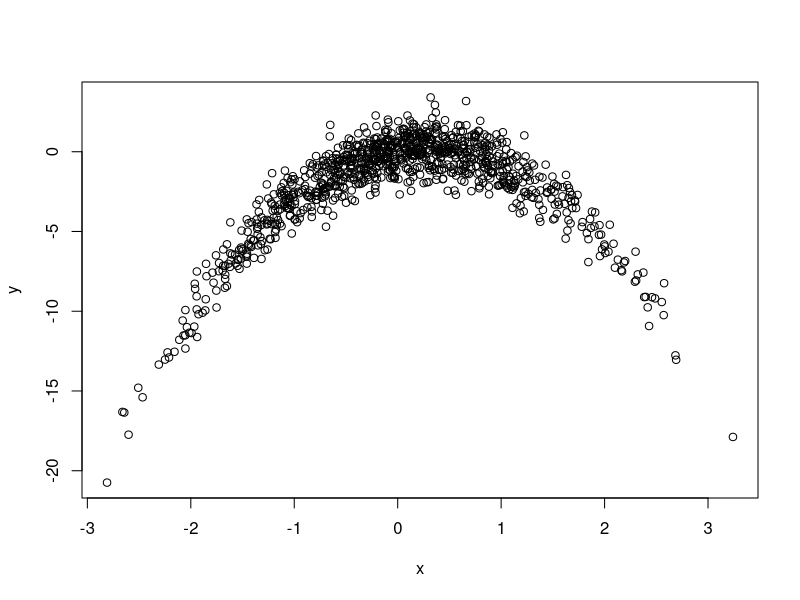

This chart was generated by the following R code:
## ---- chunk 1
set.seed(123)
## ---- chunk 2
x = rnorm(1000)
y = x - 2*(x^2) + rnorm(1000)
# modele avec n = 1000 et p = 2. beta = t(1, -2 )
## ---- chunk 3
plot(x,y)
cor(x,y)
# correlation faible, pourtant le nuage de point montre bien un effet de x sur y 
## ---- chunk 4
df = as.data.frame(cbind(y, x, x^2, x^3, x^4))
mod1 = lm(y~x, data = df)
mod2 = lm(y~ x + V3, data=df)
mod3 = lm(y~ x + V3 + V4, data=df)
mod4 = lm(y~ x + V3 + V4 + V5, data=df)

summary(mod1)
cor(x,y)^2
#le r2 du mod1 doit correspondre à la corr^2 : ok
## ---- chunk 5

summary(mod1)$r.squared
BIC(mod1)
AIC(mod1)

BIC(mod2)
AIC(mod2)

BIC(mod3)
AIC(mod3)

BIC(mod4)
AIC(mod4)

# mod2 est le meilleur modèle 

## FAIRE UN TABLEAU POUR LES RESULTATS
# R2, R2aj, Cp, AIC, BIC, coeff, etc...
## ---- chunk 6
fmla2 = y~ x + V3
fmla3 = y~ x + V3 + V4
fmla1 = y~ x
fmla4 = y~ x + V3 + V4 + V5
####

# ##### TRASH ####
# 
# FMLA = c(fmla1, fmla2, fmla3, fmla4)
# 
# LOO_1 = function(y, x, fmla, j){
#   y_res = rep(NA, 1000)
#   for (i in 1:1000){
#     
#     df[i] = as.data.frame(cbind(y[-i], x[-i], x[-i]^2, x[-i]^3, x[-i]^4))
#     mod = lm(fmla[[j]], data = df[i])
#     
#     
#     df2[i] = as.data.frame(cbind(x[-i], x[-i]^2, x[-i]^3, x[-i]^4))
#     yi_hat = predict(mod, df2[i])
#     yi = y[i]
#     y_res[i] = yi - yi_hat 
#   }
#   loo = mean(y_res^2)
#     return(loo)
# }
# LOO_1(y,x,FMLA, 2)
# 
# 
# 
# LOO_2 =function(y, x, fmla, i){
#   r = lm(fmla[[i]], data = df)$residuals
#   h = hatvalues(lm(fmla[[i]], data = df)) #diag de hatmatrix
#   loo = mean((r/(1-h))^2)
#   return(loo)
# }
# LOO_2(y,x,FMLA, 1)
# LOO_2(y,x,FMLA, 2)
# LOO_2(y,x,FMLA, 3)
# LOO_2(y,x,FMLA, 4)
# 
# #####

# Fonction loo qui utilise en entree le modele (ne fonctionne pas si la formule utilise la fonction poly)
loo=function(mod){
  n = nrow(mod$model)
  Call = mod$call # mod1$call --> lm(formula = y ~ x, data = df)
  erreur=1:n
  for(i in 1:n){
    Call$data = mod$model[-i, ] # mod1$call$data = df
    fit = eval.parent(Call)
    pred = predict(fit, mod$model[i,])
    erreur[i] = (pred - mod$model[i,1])^2
  }
  return(mean(erreur))
}



#Fonction loo qui utilise la formule du cours
loo2=function(mod){
  mean((residuals(mod)/(1-hatvalues(mod)))^2)
}


## ---- chunk 7
loo(mod1)
loo(mod2)
loo(mod3)
loo(mod4)

loo2(mod1)
loo2(mod2)
loo2(mod3)
loo2(mod4)

# les resultats coincident
# loo2 est plus rapide pour calculer 
# le plus haut loo est pour mod1 et le plus bas pour mod4 
# (même si resultats prochent entre mod2, mod3 et mod4)

# modèle le plus parcimonieux est le mod2
## ---- chunk 8
library(boot)
# Loo c'est K=1

mod1_glm = glm(formula = fmla1 , family = gaussian, data = df)
mod2_glm = glm(formula = fmla2 , family = gaussian, data = df)
mod3_glm = glm(formula = fmla3 , family = gaussian, data = df)
mod4_glm = glm(formula = fmla4 , family = gaussian, data = df)


cvmod1 = cv.glm(data = df, glmfit = mod1_glm, K = 10) 
cvmod2 = cv.glm(data = df, glmfit = mod2_glm, K = 10) 
cvmod3 = cv.glm(data = df, glmfit = mod3_glm, K = 10) 
cvmod4 = cv.glm(data = df, glmfit = mod4_glm, K = 10) 

summary(cvmod1$delta)
loo2(mod1)

summary(cvmod2$delta)
loo2(mod2)

summary(cvmod3$delta)
loo2(mod3)

summary(cvmod4$delta)
loo2(mod4)

# les valeurs ont la même ordre de grandeur

## ---- chunk 9
# on regarde les 3 mod où loo faible 
summary(mod2)
summary(mod3)
summary(mod4)
# les r2 sont tous bon mais le mod2 à toutes ses variables significatives (sauf intercept)
# on va donc préférer le mod2

# On enlève la cst non significative 
mod_final = lm(y ~ x + V3-1, data=df)
mod_final_glm = glm(y ~ x + V3-1, data=df) # par defaut family = gaussian
summary(mod2)
summary(mod_final)
summary(mod_final_glm)

# x = rnorm(1000)
# y = x - 2*(x^2) + rnorm(1000)
 
# REMARQUE :
# quand on enlève l'intercept, les valeurs des coeffs bougent légèrement 
# alors que théoriquement identique 
# pareil, on a une différence sur le r2
# Pourquoi ??

# regardons le modèle plus simple
mod1_sansIntercept = lm(y ~ x -1, data=df)
summary(mod1)
summary(mod1_sansIntercept)
# on constante le même soucis

mean(x) # x n'est pas parfaitement centré
var(x) # var pas = 1
# Don même si on a demandé à r de générer un x centré reduit,
# enfait les données ne le sont pas parfaitement !!!!

# on test en juste centrer le jeu de données
df_center = as.data.frame(scale(df, center=TRUE, scale=FALSE))

mod2_center= lm(y ~ x + V3, data=df_center)
mod_final_center = lm(y ~ x + V3-1, data=df_center)
summary(mod2_center)
summary(mod_final_center)
# quasi plus de différence pour coeffs et r2


# on test en scale le jeu de données
df_scale = as.data.frame(scale(df))

mod2_scale= lm(y ~ x + V3, data=df_scale)
mod_final_scale = lm(y ~ x + V3-1, data=df_scale)
summary(mod2_scale)
summary(mod_final_scale)
# quasi plus de différence pour coeffs et r2


## remarque : 
# le r2 et r2aj est le meilleur pour mod_final qui correspond
# au mod 2 sans intercept mais où l'on a pas scale le df


